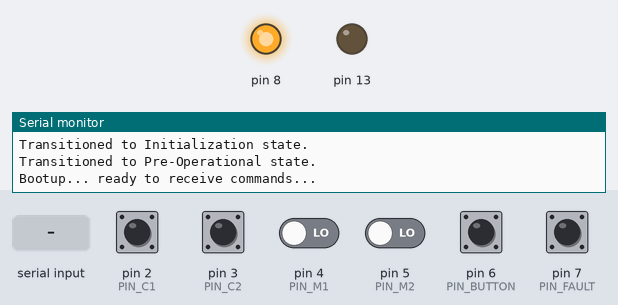
Recording of a program running on a simulated Arduino Nano, built with avr-gcc and run on an emulated ATmega328P. Shown: output pins drawn as LEDs (lit = HIGH), the last lines printed to the serial monitor. Dashed ring = blinking. The inputs (shaded band) are chosen by the test bench; at power-on: pin 2 (PIN_C1), pin 3 (PIN_C2), pin 6 (PIN_BUTTON), pin 7 (PIN_FAULT) HIGH, pin 4 (PIN_M1), pin 5 (PIN_M2) LOW.

Above: at 1.2 s.
1.3 s: "o" received over Serial
At 2.5 s:
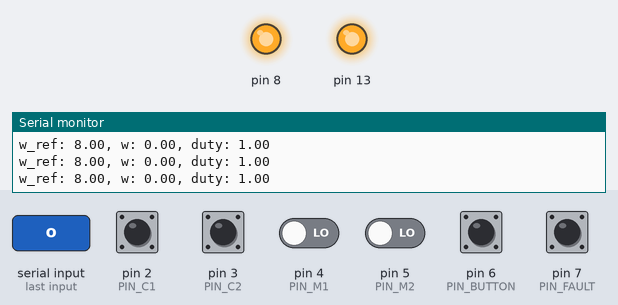
3.0 s: pin 6 (PIN_BUTTON) pulled LOW for 0.15 s
At 4.8 s:
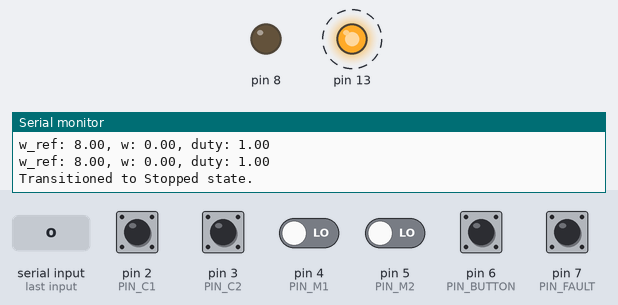
6.1 s: "r" received over Serial
At 8.0 s:
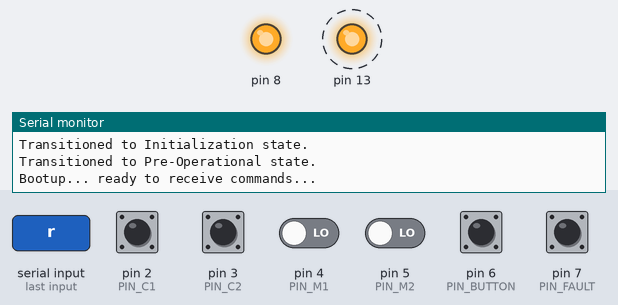
Timing chart, 0 to 13.1 s (numbered marks = the images above; inputs shaded):
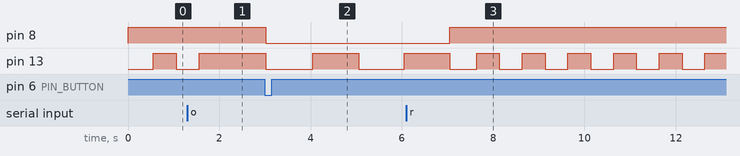

Measured:
- after the input at 1.3 s, pin 13: goes on until 1.6 s, then stays HIGH
- after the input at 3.0 s, pin 8: HIGH → LOW at once; pin 13: alternates HIGH for 1.0 s and LOW for 1.0 s, starting at once
- after the input at 6.1 s, pin 8: LOW → HIGH after 0.95 s; pin 13: alternates HIGH for 0.50 s and LOW for 0.50 s, starting after 1.5 s

The program:

main.cpp
```cpp
#include <Arduino.h>
#include <state.h>
#include <context.h>
#include <concrete_state_initialization.h>
#include <concrete_state_operational.h>

Context *context;
int command = 0;

void setup()
{
    Serial.begin(9600);
    context = new Context(new Concrete_state_initialization);
}

void loop()
{
    // handle current state operations
    context->do_work();

    // send data only when you receive data:
    if (Serial.available() > 0)
    {
        // read the incoming byte:
        command = Serial.read();

        // you can compare the value received to a character constant, like 'r'.
        switch (command)
        {
        case 'r':
            Serial.println("I received a reset command.");
            context->event_reset();
            break;
        case 'p':
            Serial.println("I received a set pre-operational command.");
            context->event_set_pre_operational();
            break;
        case 'o':
            Serial.println("I received a set operational command.");
            context->event_set_operational();
            break;
        default:
            break;
        }
    }
}

ISR(INT0_vect)
{
    context->omega = context->encoder.getSpeed();
    // context->tau = context->encoder.getTau();
}

ISR(TIMER1_COMPA_vect)
{
    context->m1.pin.set_hi();
}

ISR(TIMER1_COMPB_vect)
{
    context->m1.pin.set_lo();
}

ISR(TIMER2_COMPA_vect)
{
    context->m2.pin.set_hi();
}

ISR(TIMER2_COMPB_vect)
{
    context->m2.pin.set_lo();
}
```

analog_in.h
```cpp
#include <timer_msec.h>
#include <digital_out.h>

#ifndef ANALOG_IN_H
#define ANALOG_IN_H

class Analog_in
{
    public:
        Analog_in();
        virtual ~Analog_in();
        void init(int pin, float refVolt);
        float get_duty_cycle();

    private:
        uint8_t mPinMask;
        float mRefVolt;

};

#endif // ANALOG_IN_H
```

analog_out.h
```cpp
#include <timer_msec.h>
#include <digital_out.h>

#ifndef ANALOG_OUT_H
#define ANALOG_OUT_H

class Analog_out
{
    public:
        Analog_out(int pin, char portType);
        void init(int nr, int period_ms, float duty_cycle);
        void set_duty_cycle(float duty_cycle);

    private:
        Timer_msec timer;

    public:
        Digital_out pin;
};

#endif // ANALOG_OUT_H
```

concrete_state_initialization.h
```cpp
#include <state.h>

#ifndef CONCRETE_STATE_INITIALIZATION_H
#define CONCRETE_STATE_INITIALIZATION_H

/**
 * Concrete States implement various behaviors, associated with a state of the
 * Context.
 */

class Concrete_state_initialization : public State
{
public:

    State::Name getStateName() override;
    void on_do() override;
    void on_entry() override;
    void on_exit() override;
    void on_event_reset() override;
    void on_event_set_pre_operational() override;
    void on_event_set_operational() override;

};

#endif
```

concrete_state_operational.h
```cpp
#include <state.h>

#ifndef CONCRETE_STATE_OPERATIONAL_H
#define CONCRETE_STATE_OPERATIONAL_H

/**
 * Concrete States implement various behaviors, associated with a state of the
 * Context.
 */

class Concrete_state_operational : public State
{
public:

    State::Name getStateName() override;
    void on_do() override;
    void on_entry() override;
    void on_exit() override;
    void on_event_reset() override;
    void on_event_set_pre_operational() override;
    void on_event_set_operational() override;

};

#endif
```

concrete_state_pre_operational.h
```cpp
#include <state.h>

#ifndef CONCRETE_STATE_PRE_OPERATIONAL_H
#define CONCRETE_STATE_PRE_OPERATIONAL_H

/**
 * Concrete States implement various behaviors, associated with a state of the
 * Context.
 */

class Concrete_state_pre_operational : public State
{
public:

    State::Name getStateName() override;
    void on_do() override;
    void on_entry() override;
    void on_exit() override;
    void on_event_reset() override;
    void on_event_set_pre_operational() override;
    void on_event_set_operational() override;

};

#endif
```

concrete_state_stopped.h
```cpp
#include <state.h>

#ifndef CONCRETE_STATE_STOPPED_H
#define CONCRETE_STATE_STOPPED_H

/**
 * Concrete States implement various behaviors, associated with a state of the
 * Context.
 */

class Concrete_state_stopped : public State
{
public:

    State::Name getStateName() override;
    void on_do() override;
    void on_entry() override;
    void on_exit() override;
    void on_event_reset() override;
    void on_event_set_pre_operational() override;
    void on_event_set_operational() override;

};

#endif
```

context.h
```cpp
#include <state.h>

#include <defines.h>
#include <digital_in.h>
#include <digital_out.h>
#include <analog_out.h>
#include <encoder.h>
#include <motor_controller.h>

#ifndef CONTEXT_H
#define CONTEXT_H

/**
 * The Context defines the interface of interest to clients. It also maintains a
 * reference to an instance of a State subclass, which represents the current
 * state of the Context.
 */

class Context
{
    /**
     * @var State A reference to the current state of the Context.
     */

private:
    State *state_;

public:
    Context(State *state) :
        state_(nullptr),
        c1(PIN_C1, PORT_C1),
        c2(PIN_C2, PORT_C2),
        m1(PIN_M1, PORT_M1),
        m2(PIN_M2, PORT_M2),
        button(PIN_BUTTON, PORT_BUTTON),
        fault(PIN_FAULT, PORT_FAULT),
        sleep(PIN_SLEEP, PORT_SLEEP),
        led(PIN_LED, PORT_LED),
        encoder(c1, c2),
        controller(m1, m2),
        tau(0),
        omega(0.0f),
        omegaRef(OMEGA_REF)
    {
        this->transition_to(state);
    }

    ~Context()
    {
        delete state_;
    }

    /**
     * Return the current state.
     */

    State* getState()
    {
        return state_;
    }

    /**
     * The Context allows changing the State object at runtime.
     */

    void transition_to(State *state)
    {
        if (this->state_ != nullptr)
        {
            this->state_->on_exit();
            delete this->state_;
        }

        this->state_ = state;

        this->state_->set_context(this);

        this->state_->on_entry();
    }

    /**
     * The Context delegates part of its behavior to the current State object.
     */

    void do_work()
    {
        this->state_->on_do();
    }

    void event_reset()
    {
        this->state_->on_event_reset();
    }

    void event_set_pre_operational()
    {
        this->state_->on_event_set_pre_operational();
    }

    void event_set_operational()
    {
        this->state_->on_event_set_operational();
    }

    /**
     * The Context holds globaly used objects and variables.
     */

    Digital_in c1;
    Digital_in c2;
    Analog_out m1;
    Analog_out m2;
    Digital_in button;
    Digital_in fault;
    Digital_out sleep;
    Digital_out led;
    Encoder encoder;
    Motor_controller controller;

    unsigned long tau;
    float omega;
    float omegaRef;

};

#endif
```

controller.h
```cpp
#ifndef CONTROLLER_H
#define CONTROLLER_H

class Controller
{
public:
    enum class Type : int
    {
        UNKNOWN,
        P_CONTROLLER,
        PI_CONTROLLER
    };

    virtual Controller::Type getType() = 0;

    virtual void init(float omegaMax) = 0;
    virtual void reset() = 0;
    virtual float update(float ref, float actual) = 0;
    virtual void updateSpeed(float duty) = 0;

    virtual void setOmegaMax(float omegaMax) = 0;
    virtual void setKp(float kp) = 0;
    virtual void setTi(float ti) = 0;

};

#endif
```

defines.h
```cpp
#ifndef DEFINES_H
#define DEFINES_H

/**
 * This file holds all the global defines which are needed
 * to control the behavior of the motor control
 */

#define PORT_C1             'D'
#define PIN_C1              2

#define PORT_C2             'D'
#define PIN_C2              3

#define PORT_M1             'D'
#define PIN_M1              4

#define PORT_M2             'D'
#define PIN_M2              5

#define PORT_BUTTON         'D'
#define PIN_BUTTON          6

#define PORT_FAULT          'D'
#define PIN_FAULT           7

#define PORT_SLEEP          'B'
#define PIN_SLEEP           0

#define PORT_LED            'B'
#define PIN_LED             5


#define UPDATE_RATE         2

#define OMEGA_MAX           12.48f
#define OMEGA_REF           8.0f

// #define P_CTRL_KP           20.0f  // 7.0f for w_ref = 8

// #define PI_CTRL_KP          0.0f
// #define PI_CTRL_TI          0.0f


#endif
```

digital_in.h
```cpp
#include <stdint.h>

#ifndef DIGITAL_IN_H
#define DIGITAL_IN_H

class Digital_in
{
    public:
        Digital_in(int pin, char portType);

        void init();
        bool is_hi();
        bool is_lo();

    private:
        uint8_t pinMask;
        char portType;
        volatile uint8_t *portRegister;
        volatile uint8_t *drrRegister;
        volatile uint8_t *pinRegister;

};

#endif
```

digital_out.h
```cpp
#include <stdint.h>

#ifndef DIGITAL_OUT_H
#define DIGITAL_OUT_H

class Digital_out
{
    public:
        Digital_out(int pin, char portType);

        void init();
        void set_hi();
        void set_lo();
        void toggle();

    private:
        uint8_t pinMask;
        volatile uint8_t *portRegister;
        volatile uint8_t *drrRegister;

};

#endif
```

encoder.h
```cpp
#include <digital_in.h>
#include <digital_out.h>
#include <analog_out.h>

#ifndef ENCODER_H
#define ENCODER_H

class Encoder
{
public:
    Encoder(Digital_in &c1, Digital_in &c2);

    void init(float omegaMax);
    float getSpeed();
    unsigned long getTau();

private:
    Digital_in mC1;
    Digital_in mC2;

    float mOmega;
    float mOmegaMax; // rad/s

    unsigned long mLastTime;
    unsigned long mCrtTime;
};

#endif
```

motor_controller.h
```cpp
#include <controller.h>
#include <p_controller.h>
#include <pi_controller.h>

#ifndef MOTOR_CONTROLLER_H
#define MOTOR_CONTROLLER_H

class Motor_controller :
    public Controller
{
public:
    Motor_controller(Analog_out &m1, Analog_out &m2);

    void setController(Controller::Type type);

    Controller::Type getType() override;

    void init(float omegaMax) override;
    void reset() override;
    float update(float ref, float actual) override;
    void updateSpeed(float duty) override;

    void setOmegaMax(float omegaMax) override;
    void setKp(float kp) override;
    void setTi(float ti) override;

private:
    Analog_out mM1;
    Analog_out mM2;
    P_controller mP_controller;
    PI_controller mPI_controller;

    Controller* mController;

    float mOmegaMax; // rad/s
    float mKp;
    float mTi;

};

#endif
```

p_controller.h
```cpp
#include <controller.h>
#include <analog_out.h>

#ifndef P_CONTROLLER_H
#define P_CONTROLLER_H

class P_controller :
    public Controller
{
public:
    P_controller(Analog_out &m1, Analog_out &m2);

    Controller::Type getType() override;

    void init(float omegaMax) override;
    void reset() override;
    float update(float ref, float actual) override;
    void updateSpeed(float duty) override;

    void setOmegaMax(float omegaMax) override;
    void setKp(float kp) override;
    void setTi(float ti) override;

private:
    Analog_out mM1;
    Analog_out mM2;

    float mOmegaMax; // rad/s
    float mKp;

};

#endif
```

pi_controller.h
```cpp
#include <controller.h>
#include <analog_out.h>

#ifndef PI_CONTROLLER_H
#define PI_CONTROLLER_H

class PI_controller :
    public Controller
{
public:
    PI_controller(Analog_out &m1, Analog_out &m2);

    Controller::Type getType() override;

    void init(float omegaMax) override;
    void reset() override;
    float update(float ref, float actual) override;
    void updateSpeed(float duty) override;

    void setOmegaMax(float omegaMax) override;
    void setKp(float kp) override;
    void setTi(float ti) override;

private:
    Analog_out mM1;
    Analog_out mM2;

    float mOmegaMax; // rad/s
    float mKp;
    float mTi;
    float mDuty;

};

#endif
```

state.h
```cpp
#ifndef STATE_H
#define STATE_H

class Context; // Forward declaration to allow the definition of a pointer to Context without compile error

/**
 * The base State class declares methods that all concrete states should
 * implement and also provides a backreference to the Context object, associated
 * with the State. This backreference can be used by States to transition the
 * Context to another State.
 */

class State
{
    /**
     * @var Context
     */

protected:
    Context *context_;

public:
    enum class Name : int
    {
        UNKNOWN,
        INITIALIZATION,
        PRE_OPERATIONAL,
        OPERATIONAL,
        STOPPED
    };

    virtual ~State()
    {
    }

    void set_context(Context *context)
    {
        this->context_ = context;
    }

    virtual State::Name getStateName() = 0;

    virtual void on_do() = 0;

    virtual void on_entry() = 0;

    virtual void on_exit() = 0;

    virtual void on_event_reset() = 0;

    virtual void on_event_set_pre_operational() = 0;

    virtual void on_event_set_operational() = 0;

    // ...
};

#endif
```

timer_msec.h
```cpp
#ifndef TIMER_MSEC_H
#define TIMER_MSEC_H

class Timer_msec
{
    public:
        Timer_msec();
        void init(int nr, int period_ms);
        void init(int nr, int period_ms, float duty_cycle);
        void set_duty_cycle(float duty_cycle);

    private:
        int mNr;
};

#endif // TIMER_MSEC_H
```

analog_in.cpp
```cpp
#include "analog_in.h"
#include <avr/io.h>

Analog_in::Analog_in()
{
    mPinMask = 0;
    mRefVolt = 0;
}

Analog_in::~Analog_in()
{
    mPinMask = 0;
    mRefVolt = 0;
}

void Analog_in::init(int pin, float refVolt)
{
    mPinMask = (1 << pin);
    mRefVolt = refVolt;

    // Set pin as input
    DDRC &= ~mPinMask;

    // Reset register
    ADMUX = 0;
    // Select ADC channel
    ADMUX |= mPinMask;

    // Reset register
    ADCSRA = 0;
    // Enable ADC
    ADCSRA |= (1 << ADEN);
    // Set prescaler to 128
    ADCSRA |= (1 << ADPS2) | (1 << ADPS1) | (1 << ADPS0);
}

float Analog_in::get_duty_cycle()
{
    // Start conversion
    ADCSRA |= (1 << ADSC);
    // Wait for conversion to finish
    while(ADCSRA & (1 << ADSC));

    // Read data
    uint16_t data = ADATE;
    // Convert data to voltage
    return (static_cast<float>(data) / 1023.0f) * mRefVolt;
}
```

analog_out.cpp
```cpp
#include "analog_out.h"
#include <avr/io.h>

Analog_out::Analog_out(int pin, char portType): pin(pin,portType){
}


void Analog_out::init(int nr, int period_ms, float duty_cycle)
{
    timer.init(nr, period_ms, duty_cycle);
}

void Analog_out::set_duty_cycle(float duty_cycle)
{
    timer.set_duty_cycle(duty_cycle);
}
```

concrete_state_initialization.cpp
```cpp
#include "concrete_state_initialization.h"

#include "context.h"
#include "concrete_state_pre_operational.h"
#include <Arduino.h>

State::Name Concrete_state_initialization::getStateName()
{
    return State::Name::INITIALIZATION;
}

void Concrete_state_initialization::on_do()
{

}

void Concrete_state_initialization::on_entry()
{
    Serial.println("Transitioned to Initialization state.");

    // initialize all pins and controllers
    this->context_->button.init();
    this->context_->fault.init();
    this->context_->sleep.init();
    this->context_->led.init();
    this->context_->encoder.init(OMEGA_MAX);

    // set H-bridge to active state
    this->context_->sleep.set_hi();

    this->context_->transition_to(new Concrete_state_pre_operational);
}

void Concrete_state_initialization::on_exit()
{

}

void Concrete_state_initialization::on_event_reset()
{

}

void Concrete_state_initialization::on_event_set_pre_operational()
{

}

void Concrete_state_initialization::on_event_set_operational()
{

}
```

concrete_state_operational.cpp
```cpp
#include "concrete_state_operational.h"

#include "context.h"
#include "concrete_state_initialization.h"
#include "concrete_state_pre_operational.h"
#include "concrete_state_stopped.h"
#include <Arduino.h>

State::Name Concrete_state_operational::getStateName()
{
    return State::Name::OPERATIONAL;
}

void Concrete_state_operational::on_do()
{
    delay(UPDATE_RATE);
    this->context_->controller.update(this->context_->omegaRef, this->context_->omega);

    if (this->context_->button.is_lo() || this->context_->fault.is_lo())
    {
        this->context_->sleep.set_lo();
        this->context_->transition_to(new Concrete_state_stopped);
    }

    // if(this->context_->tau > 0)
    // {
    //     Serial.print("Tau in µs: ");
    //     Serial.println(this->context_->tau);
    //     delay(1000000);
    // }
}

void Concrete_state_operational::on_entry()
{
    Serial.println("Transitioned to Operational state.");
    this->context_->led.set_hi();
}

void Concrete_state_operational::on_exit()
{
    this->context_->led.set_lo();
}

void Concrete_state_operational::on_event_reset()
{
    this->context_->controller.reset();
    this->context_->transition_to(new Concrete_state_initialization);
}

void Concrete_state_operational::on_event_set_pre_operational()
{
    this->context_->transition_to(new Concrete_state_pre_operational);
}

void Concrete_state_operational::on_event_set_operational()
{

}
```

concrete_state_stopped.cpp
```cpp
#include "concrete_state_stopped.h"

#include "context.h"
#include "concrete_state_initialization.h"
#include "concrete_state_pre_operational.h"
#include "concrete_state_operational.h"
#include <Arduino.h>

State::Name Concrete_state_stopped::getStateName()
{
    return State::Name::STOPPED;
}

void Concrete_state_stopped::on_do()
{
    delay(1000); // blinking at 2 Hz
    this->context_->led.toggle();
}

void Concrete_state_stopped::on_entry()
{
    Serial.println("Transitioned to Stopped state.");
}

void Concrete_state_stopped::on_exit()
{

}

void Concrete_state_stopped::on_event_reset()
{
    this->context_->controller.reset();
    this->context_->transition_to(new Concrete_state_initialization);
}

void Concrete_state_stopped::on_event_set_pre_operational()
{
    this->context_->transition_to(new Concrete_state_pre_operational);
}

void Concrete_state_stopped::on_event_set_operational()
{
    this->context_->transition_to(new Concrete_state_operational);
}
```

digital_in.cpp
```cpp
#include "digital_in.h"
#include <avr/io.h>

Digital_in::Digital_in(int pin, char portType)
{
    pinMask = (1 << pin);
    if (portType == 'B'){
        portRegister = &PORTB;
        drrRegister = &DDRB;
        pinRegister = &PINB;
    }
    else if (portType == 'C'){
        portRegister = &PORTC;
        drrRegister = &DDRC;
        pinRegister = &PINC;
    }
    else if (portType == 'D'){
        portRegister = &PORTD;
        drrRegister = &DDRD;
        pinRegister = &PIND;
    }
}

void Digital_in::init()
{
    *drrRegister &= ~pinMask;
    *portRegister |= pinMask;
}

bool Digital_in::is_hi()
{
    return (*pinRegister & pinMask) != 0;
}

bool Digital_in::is_lo()
{
    return (*pinRegister & pinMask) == 0;
}
```

Source omitted: e_state_pre_operational.cpp (3332 bytes), digital_out.cpp (658 bytes), encoder.cpp (1527 bytes), motor_controller.cpp (1586 bytes), p_controller.cpp (1722 bytes), pi_controller.cpp (1944 bytes), timer_msec.cpp (1910 bytes)
